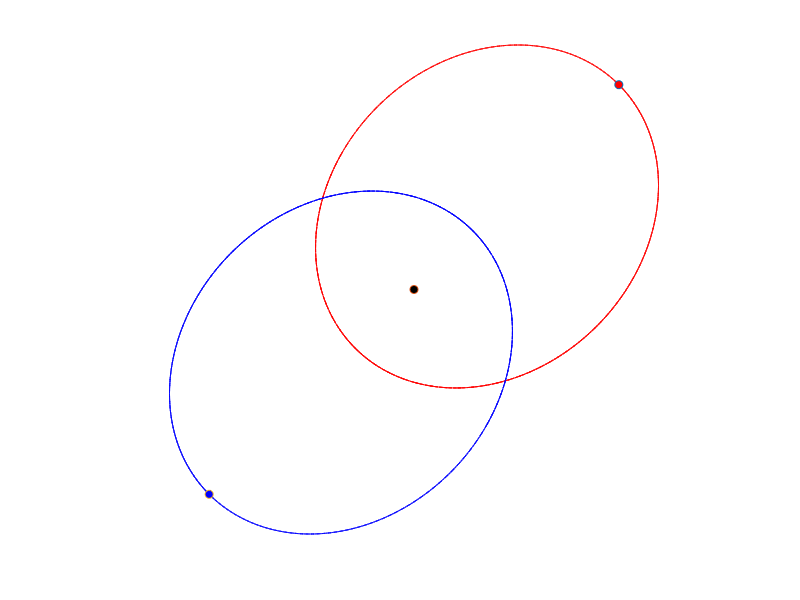

Source code (MATLAB): (Note: this script raises an error after producing the figure.)
clear all;
clc;

%% PARAMETEREK
if 1
    m1=0.03;   % 1. egitest tomege
    x10=2;     % 1. egitest kezdeti poziciojanak x koordinataja
    vx10=0.2;  % 1. egitest kezdeti sebessegenek x iranyu komponense
    y10=2;     % 1. egitest kezdeti poziciojanak y koordinataja
    vy10=-0.2; % 1. egitest kezdeti sebessegenek y iranyu komponense
    m2=0.5;    % 2. egitest tomege
    x20=0;     % 2. egitest kezdeti poziciojanak x koordinataja
    vx20=0;    % 2. egitest kezdeti sebessegenek x iranyu komponense
    y20=0;     % 2. egitest kezdeti poziciojanak y koordinataja
    vy20=0;    % 2. egitest kezdeti sebessegenek y iranyu komponense
    m3=0.03;   % 3. egitest tomege
    x30=-2;    % 3. egitest kezdeti poziciojanak x koordinataja
    vx30=-0.2; % 3. egitest kezdeti sebessegenek x iranyu komponense
    y30=-2;    % 3. egitest kezdeti poziciojanak y koordinataja
    vy30=0.2;  % 3. egitest kezdeti sebessegenek y iranyu komponense
else
    m1=1;        % 1. egitest tomege
    x10=-0.97;   % 1. egitest kezdeti poziciojanak x koordinataja
    vx10=-0.466; % 1. egitest kezdeti sebessegenek x iranyu komponense
    y10=0.243;   % 1. egitest kezdeti poziciojanak y koordinataja
    vy10=-0.433; % 1. egitest kezdeti sebessegenek y iranyu komponense
    m2=1;        % 2. egitest tomege
    x20=0.970;   % 2. egitest kezdeti poziciojanak x koordinataja
    vx20=-0.466; % 2. egitest kezdeti sebessegenek x iranyu komponense
    y20=-0.243;  % 2. egitest kezdeti poziciojanak y koordinataja
    vy20=-0.433; % 2. egitest kezdeti sebessegenek y iranyu komponense
    m3=1;        % 3. egitest tomege
    x30=0;       % 3. egitest kezdeti poziciojanak x koordinataja
    vx30=0.932;  % 3. egitest kezdeti sebessegenek x iranyu komponense
    y30=0;       % 3. egitest kezdeti poziciojanak y koordinataja
    vy30=0.866;  % 3. egitest kezdeti sebessegenek y iranyu komponense
end
g=1;        % gravitacios allando
Ts=0.01;    % szimulacios idokoz
N=10000;    % szimulacios utemszam

%% A DIFFERENCIALEGYENLET MEGOLDASA
%  eredeti masodrendu:
%       x1''=g*m2*(x2-x1)/((x1-x2)^2+(y1-y2)^2)^1.5+g*m3*(x3-x1)/((x1-x3)^2+(y1-y3)^2)^1.5
%       y1''=g*m2*(y2-y1)/((x1-x2)^2+(y1-y2)^2)^1.5+g*m3*(y3-y1)/((x1-x3)^2+(y1-y3)^2)^1.5
%       x2''=g*m1*(x1-x2)/((x1-x2)^2+(y1-y2)^2)^1.5+g*m3*(x3-x2)/((x2-x3)^2+(y2-y3)^2)^1.5
%       y2''=g*m1*(y1-y2)/((x1-x2)^2+(y1-y2)^2)^1.5+g*m3*(y3-y2)/((x2-x3)^2+(y2-y3)^2)^1.5
%       x3''=g*m1*(x1-x3)/((x1-x3)^2+(y1-y3)^2)^1.5+g*m2*(x2-x3)/((x2-x3)^2+(y2-y3)^2)^1.5
%       y3''=g*m1*(y1-y3)/((x1-x3)^2+(y1-y3)^2)^1.5+g*m2*(y2-y3)/((x2-x3)^2+(y2-y3)^2)^1.5
%  szetbontva elsorenduekre:
%       x1'=vx1
%       vx1'=g*m2*(x2-x1)/((x1-x2)^2+(y1-y2)^2)^1.5+g*m3*(x3-x1)/((x1-x3)^2+(y1-y3)^2)^1.5
%       y1'=vy1
%       vy1'=g*m2*(y2-y1)/((x1-x2)^2+(y1-y2)^2)^1.5+g*m3*(y3-y1)/((x1-x3)^2+(y1-y3)^2)^1.5
%       x2'=vx2
%       vx2'=g*m1*(x1-x2)/((x1-x2)^2+(y1-y2)^2)^1.5+g*m3*(x3-x2)/((x2-x3)^2+(y2-y3)^2)^1.5
%       y2'=vy2
%       vy2'=g*m1*(y1-y2)/((x1-x2)^2+(y1-y2)^2)^1.5+g*m3*(y3-y2)/((x2-x3)^2+(y2-y3)^2)^1.5
%       x3'=vx3
%       vx3'=g*m1*(x1-x3)/((x1-x3)^2+(y1-y3)^2)^1.5+g*m2*(x2-x3)/((x2-x3)^2+(y2-y3)^2)^1.5
%       y3'=vy3
%       vy3'=g*m1*(y1-y3)/((x1-x3)^2+(y1-y3)^2)^1.5+g*m2*(y2-y3)/((x2-x3)^2+(y2-y3)^2)^1.5

dx1=@(vx1) vx1;
dvx1=@(x1,y1,x2,y2,x3,y3) g*m2*(x2-x1)/((x1-x2)^2+(y1-y2)^2)^1.5+g*m3*(x3-x1)/((x1-x3)^2+(y1-y3)^2)^1.5;
dy1=@(vy1) vy1;
dvy1=@(x1,y1,x2,y2,x3,y3) g*m2*(y2-y1)/((x1-x2)^2+(y1-y2)^2)^1.5+g*m3*(y3-y1)/((x1-x3)^2+(y1-y3)^2)^1.5;
dx2=@(vx2) vx2;
dvx2=@(x1,y1,x2,y2,x3,y3) g*m1*(x1-x2)/((x1-x2)^2+(y1-y2)^2)^1.5+g*m3*(x3-x2)/((x2-x3)^2+(y2-y3)^2)^1.5;
dy2=@(vy2) vy2;
dvy2=@(x1,y1,x2,y2,x3,y3) g*m1*(y1-y2)/((x1-x2)^2+(y1-y2)^2)^1.5+g*m3*(y3-y2)/((x2-x3)^2+(y2-y3)^2)^1.5;
dx3=@(vx3) vx3;
dvx3=@(x1,y1,x2,y2,x3,y3) g*m1*(x1-x3)/((x1-x3)^2+(y1-y3)^2)^1.5+g*m2*(x2-x3)/((x2-x3)^2+(y2-y3)^2)^1.5;
dy3=@(vy3) vy3;
dvy3=@(x1,y1,x2,y2,x3,y3) g*m1*(y1-y3)/((x1-x3)^2+(y1-y3)^2)^1.5+g*m2*(y2-y3)/((x2-x3)^2+(y2-y3)^2)^1.5;

x1=x10;
y1=y10;
x2=x20;
y2=y20;
x3=x30;
y3=y30;
vx1=vx10;
vy1=vy10;
vx2=vx20;
vy2=vy20;
vx3=vx30;
vy3=vy30;
x1Save=zeros(1,N);
y1Save=zeros(1,N);
x2Save=zeros(1,N);
y2Save=zeros(1,N);
x3Save=zeros(1,N);
y3Save=zeros(1,N);

for ii=1:N
    x1Save(ii)=x1;
    y1Save(ii)=y1;
    x2Save(ii)=x2;
    y2Save(ii)=y2;
    x3Save(ii)=x3;
    y3Save(ii)=y3;
    a_x1=dx1(vx1);
    a_vx1=dvx1(x1, y1, x2, y2, x3, y3);
    a_y1=dy1(vy1);
    a_vy1=dvy1(x1, y1, x2, y2, x3, y3);
    a_x2=dx2(vx2);
    a_vx2=dvx2(x1, y1, x2, y2, x3, y3);
    a_y2=dy2(vy2);
    a_vy2=dvy2(x1, y1, x2, y2, x3, y3);
    a_x3=dx3(vx3);
    a_vx3=dvx3(x1, y1, x2, y2, x3, y3);
    a_y3=dy3(vy3);
    a_vy3=dvy3(x1, y1, x2, y2, x3, y3);
    b_x1=dx1(vx1+0.5*Ts*a_vx1);
    b_vx1=dvx1(x1+0.5*Ts*a_x1, y1+0.5*Ts*a_y1, x2+0.5*Ts*a_x2, y2+0.5*Ts*a_y2, x3+0.5*Ts*a_x3, y3+0.5*Ts*a_y3);
    b_y1=dy1(vy1+0.5*Ts*a_vy1);
    b_vy1=dvy1(x1+0.5*Ts*a_x1, y1+0.5*Ts*a_y1, x2+0.5*Ts*a_x2, y2+0.5*Ts*a_y2, x3+0.5*Ts*a_x3, y3+0.5*Ts*a_y3);
    b_x2=dx2(vx2+0.5*Ts*a_vx2);
    b_vx2=dvx2(x1+0.5*Ts*a_x1, y1+0.5*Ts*a_y1, x2+0.5*Ts*a_x2, y2+0.5*Ts*a_y2, x3+0.5*Ts*a_x3, y3+0.5*Ts*a_y3);
    b_y2=dy2(vy2+0.5*Ts*a_vy2);
    b_vy2=dvy2(x1+0.5*Ts*a_x1, y1+0.5*Ts*a_y1, x2+0.5*Ts*a_x2, y2+0.5*Ts*a_y2, x3+0.5*Ts*a_x3, y3+0.5*Ts*a_y3);
    b_x3=dx3(vx3+0.5*Ts*a_vx3);
    b_vx3=dvx3(x1+0.5*Ts*a_x1, y1+0.5*Ts*a_y1, x2+0.5*Ts*a_x2, y2+0.5*Ts*a_y2, x3+0.5*Ts*a_x3, y3+0.5*Ts*a_y3);
    b_y3=dy3(vy3+0.5*Ts*a_vy3);
    b_vy3=dvy3(x1+0.5*Ts*a_x1, y1+0.5*Ts*a_y1, x2+0.5*Ts*a_x2, y2+0.5*Ts*a_y2, x3+0.5*Ts*a_x3, y3+0.5*Ts*a_y3);
    c_x1=dx1(vx1+0.5*Ts*b_vx1);
    c_vx1=dvx1(x1+0.5*Ts*b_x1, y1+0.5*Ts*b_y1, x2+0.5*Ts*b_x2, y2+0.5*Ts*b_y2, x3+0.5*Ts*b_x3, y3+0.5*Ts*b_y3);
    c_y1=dy1(vy1+0.5*Ts*b_vy1);
    c_vy1=dvy1(x1+0.5*Ts*b_x1, y1+0.5*Ts*b_y1, x2+0.5*Ts*b_x2, y2+0.5*Ts*b_y2, x3+0.5*Ts*b_x3, y3+0.5*Ts*b_y3);
    c_x2=dx2(vx2+0.5*Ts*b_vx2);
    c_vx2=dvx2(x1+0.5*Ts*b_x1, y1+0.5*Ts*b_y1, x2+0.5*Ts*b_x2, y2+0.5*Ts*b_y2, x3+0.5*Ts*b_x3, y3+0.5*Ts*b_y3);
    c_y2=dy2(vy2+0.5*Ts*b_vy2);
    c_vy2=dvy2(x1+0.5*Ts*b_x1, y1+0.5*Ts*b_y1, x2+0.5*Ts*b_x2, y2+0.5*Ts*b_y2, x3+0.5*Ts*b_x3, y3+0.5*Ts*b_y3);
    c_x3=dx3(vx3+0.5*Ts*b_vx3);
    c_vx3=dvx3(x1+0.5*Ts*b_x1, y1+0.5*Ts*b_y1, x2+0.5*Ts*b_x2, y2+0.5*Ts*b_y2, x3+0.5*Ts*b_x3, y3+0.5*Ts*b_y3);
    c_y3=dy3(vy3+0.5*Ts*b_vy3);
    c_vy3=dvy3(x1+0.5*Ts*b_x1, y1+0.5*Ts*b_y1, x2+0.5*Ts*b_x2, y2+0.5*Ts*b_y2, x3+0.5*Ts*b_x3, y3+0.5*Ts*b_y3);
    d_x1=dx1(vx1+Ts*c_vx1);
    d_vx1=dvx1(x1+Ts*c_x1, y1+Ts*c_y1, x2+Ts*c_x2, y2+Ts*c_y2, x3+Ts*c_x3, y3+Ts*c_y3);
    d_y1=dy1(vy1+Ts*c_vy1);
    d_vy1=dvy1(x1+Ts*c_x1, y1+Ts*c_y1, x2+Ts*c_x2, y2+Ts*c_y2, x3+Ts*c_x3, y3+Ts*c_y3);
    d_x2=dx2(vx2+Ts*c_vx2);
    d_vx2=dvx2(x1+Ts*c_x1, y1+Ts*c_y1, x2+Ts*c_x2, y2+Ts*c_y2, x3+Ts*c_x3, y3+Ts*c_y3);
    d_y2=dy2(vy2+Ts*c_vy2);
    d_vy2=dvy2(x1+Ts*c_x1, y1+Ts*c_y1, x2+Ts*c_x2, y2+Ts*c_y2, x3+Ts*c_x3, y3+Ts*c_y3);
    d_x3=dx3(vx3+Ts*c_vx3);
    d_vx3=dvx3(x1+Ts*c_x1, y1+Ts*c_y1, x2+Ts*c_x2, y2+Ts*c_y2, x3+Ts*c_x3, y3+Ts*c_y3);
    d_y3=dy3(vy3+Ts*c_vy3);
    d_vy3=dvy3(x1+Ts*c_x1, y1+Ts*c_y1, x2+Ts*c_x2, y2+Ts*c_y2, x3+Ts*c_x3, y3+Ts*c_y3);
    x1=x1+Ts*(a_x1+2*b_x1+2*c_x1+d_x1)/6;
    vx1=vx1+Ts*(a_vx1+2*b_vx1+2*c_vx1+d_vx1)/6;
    y1=y1+Ts*(a_y1+2*b_y1+2*c_y1+d_y1)/6;
    vy1=vy1+Ts*(a_vy1+2*b_vy1+2*c_vy1+d_vy1)/6;
    x2=x2+Ts*(a_x2+2*b_x2+2*c_x2+d_x2)/6;
    vx2=vx2+Ts*(a_vx2+2*b_vx2+2*c_vx2+d_vx2)/6;
    y2=y2+Ts*(a_y2+2*b_y2+2*c_y2+d_y2)/6;
    vy2=vy2+Ts*(a_vy2+2*b_vy2+2*c_vy2+d_vy2)/6;
    x3=x3+Ts*(a_x3+2*b_x3+2*c_x3+d_x3)/6;
    vx3=vx3+Ts*(a_vx3+2*b_vx3+2*c_vx3+d_vx3)/6;
    y3=y3+Ts*(a_y3+2*b_y3+2*c_y3+d_y3)/6;
    vy3=vy3+Ts*(a_vy3+2*b_vy3+2*c_vy3+d_vy3)/6;
end

%% ABRAZOLAS
figure(1);
for ii=1:N
    plot(x1Save,y1Save,'r--');
    hold on;
    plot(x2Save,y2Save,'k--');
    plot(x3Save,y3Save,'b--');
    plot(x1Save(ii),y1Save(ii),'o','MarkerFaceColor','r');
    plot(x2Save(ii),y2Save(ii),'o','MarkerFaceColor','k');
    plot(x3Save(ii),y3Save(ii),'o','MarkerFaceColor','b');
    hold off;
    axis equal off;
    axis([minmax([x1Save x2Save x3Save]) minmax([y1Save y2Save y3Save])]);
    title(sprintf('t=%.2f',ii*Ts));
    pause(0.01)
end